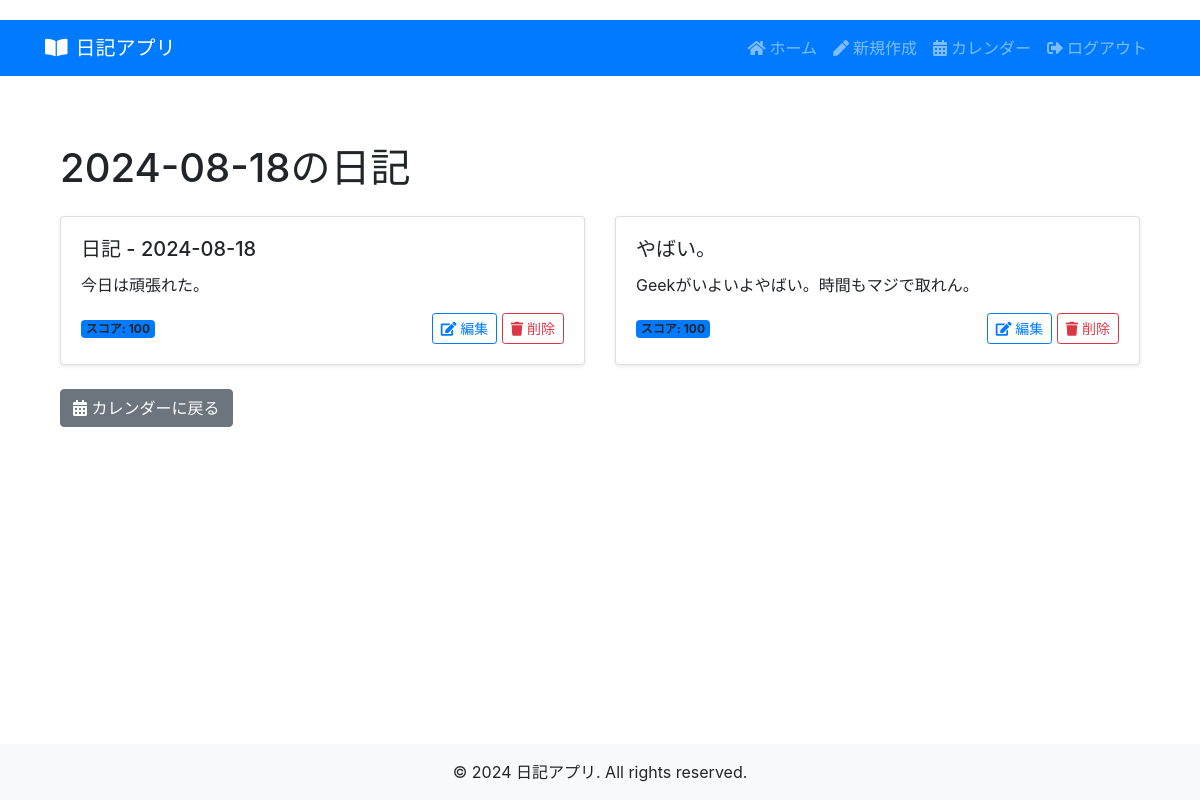
The page /diary/2024-08-18 (signed in) on the database its author committed.
### tables this page shows
CREATE TABLE diaries
                 (id INTEGER PRIMARY KEY AUTOINCREMENT,
                  user_id INTEGER NOT NULL,
                  title TEXT,
                  content TEXT,
                  sentiment TEXT,
                  score REAL,
                  created_at TIMESTAMP,
                  FOREIGN KEY (user_id) REFERENCES users (id));

### app.py (the view)
@app.route('/diary/<date>')
@login_required
def diary_detail(date):
    diaries = get_all_diaries(session['user_id']).get(date, {'entries': []})
    return render_template('diary_detail.html', date=date, diaries=diaries)

### app.py (called while the page is built)
def login_required(f):
    @wraps(f)
    def decorated_function(*args, **kwargs):
        if 'user_id' not in session:
            flash('ログインが必要です。', 'error')
            return redirect(url_for('login'))
        return f(*args, **kwargs)
    return decorated_function

### database.py (called while the page is built)
def get_all_diaries(user_id):
    conn = sqlite3.connect(DATABASE)
    c = conn.cursor()
    c.execute("""
        SELECT id, title, content, score, DATE(created_at) as date
        FROM diaries
        WHERE user_id = ?
        ORDER BY date DESC, created_at DESC
    """, (user_id,))
    diaries = c.fetchall()
    conn.close()
    processed_diaries = {}
    for id, title, content, score, date in diaries:
        if date not in processed_diaries:
            processed_diaries[date] = {'entries': [], 'avg_score': 0}
        processed_diaries[date]['entries'].append({'id': id, 'title': title or 'No Title', 'content': content, 'score': round(score)})
    for date, data in processed_diaries.items():
        data['avg_score'] = round(sum(entry['score'] for entry in data['entries']) / len(data['entries']))
    return processed_diaries

### templates/diary_detail.html
{% extends "layout.html" %}
{% block content %}
<div class="container my-4">
    <h1 class="mb-4">{{ date }}の日記</h1>
    {% if diaries['entries'] %}
        <div class="row">
            {% for entry in diaries['entries'] %}
                <div class="col-md-6 mb-4">
                    <div class="card h-100 shadow-sm">
                        <div class="card-body">
                            <h5 class="card-title">{{ entry['title'] }}</h5>
                            <p class="card-text">{{ entry['content'] }}</p>
                            <div class="d-flex justify-content-between align-items-center">
                                <span class="badge bg-primary">スコア: {{ entry['score'] }}</span>
                                <div>
                                    <a href="{{ url_for('edit_diary', id=entry['id']) }}" class="btn btn-sm btn-outline-primary">
                                        <i class="fas fa-edit"></i> 編集
                                    </a>
                                    <form action="{{ url_for('delete_diary_route', id=entry['id']) }}" method="post" class="d-inline">
                                        <button type="submit" class="btn btn-sm btn-outline-danger" onclick="return confirm('本当に削除しますか？');">
                                            <i class="fas fa-trash"></i> 削除
                                        </button>
                                    </form>
                                </div>
                            </div>
                        </div>
                    </div>
                </div>
            {% endfor %}
        </div>
    {% else %}
        <div class="alert alert-info" role="alert">
            <i class="fas fa-info-circle"></i> この日の日記はありません。
        </div>
    {% endif %}
    <a href="{{ url_for('diary_calendar') }}" class="btn btn-secondary">
        <i class="fas fa-calendar-alt"></i> カレンダーに戻る
    </a>
</div>
{% endblock %}

### static/css/style.css (style rules this page uses)
body { padding-top: 20px; }

### rows shown on the page
diaries: title "日記 - 2024-08-18", content "今日は頑張れた。", score "100"
diaries: title "やばい。", content "Geekがいよいよやばい。時間もマジで取れん。", score "100"

### other values the page prints
{{ date }} "2024-08-18"
